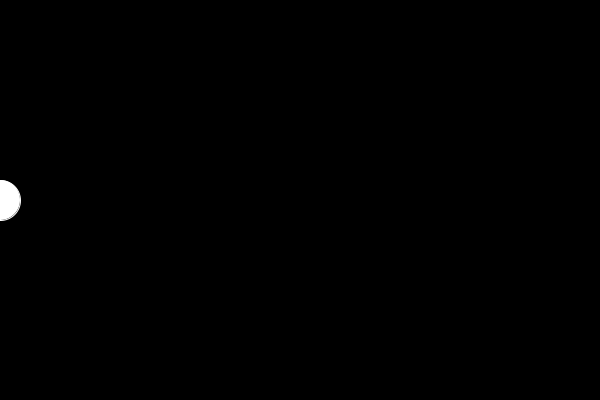
Frame 1 (no input)
Frame 60 (the mouse pressed at the canvas centre just before this capture): identical to frame 1, image omitted
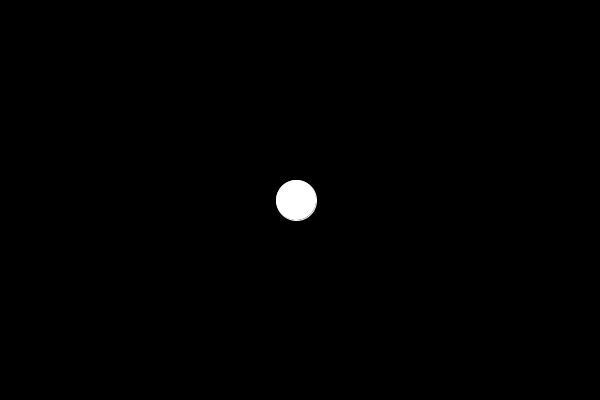
Frame 120 (the mouse held since frame 60 and released just before this capture)

The Processing sketch that drew these frames (run headless with seeded random() and noise(); from frame 60 on, the mouse is pressed at the canvas centre):

// Processing sketch: bit2atom20201129_mouseEasing
// ── bit2atom20201129_mouseEasing.pde
float x = 0;
float easing = 0.07;

void setup() {
  size(600, 400);
  background(0);
  stroke(255);
}

void draw() {
  background(0);
  fill(255);
  float targetX = mouseX;
  x += (targetX - x) * easing;
  ellipse(x, height/2, 40, 40);
}
